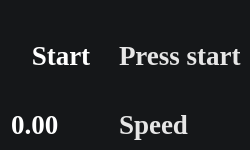
<?xml version="1.0" encoding="UTF-8"?>
<ui version="4.0">
 <class>MainWindow</class>
 <widget class="QMainWindow" name="MainWindow">
  <property name="enabled">
   <bool>true</bool>
  </property>
  <property name="geometry">
   <rect>
    <x>0</x>
    <y>0</y>
    <width>250</width>
    <height>150</height>
   </rect>
  </property>
  <property name="sizePolicy">
   <sizepolicy hsizetype="Minimum" vsizetype="Fixed">
    <horstretch>0</horstretch>
    <verstretch>0</verstretch>
   </sizepolicy>
  </property>
  <property name="minimumSize">
   <size>
    <width>250</width>
    <height>150</height>
   </size>
  </property>
  <property name="maximumSize">
   <size>
    <width>250</width>
    <height>150</height>
   </size>
  </property>
  <property name="windowTitle">
   <string>Clicker</string>
  </property>
  <property name="windowIcon">
   <iconset resource="file.qrc">
    <normaloff>:/Icons/left_click_24dp_FILL0_wght400_GRAD0_opsz24.png</normaloff>:/Icons/left_click_24dp_FILL0_wght400_GRAD0_opsz24.png</iconset>
  </property>
  <property name="styleSheet">
   <string notr="true">QWidget {
    color:white;
    background-color: #151719;
    font-family: 'Times New Roman', Times, serif;
    font-size: 20pt;
    font-weight: 600;
}

QPushButton {
    background-color: transparent;
    border: none;
}

QPushButton:hover {
    background-color: #161a1e;
}

QPushButton:pressed {
    background-color: #1b1116;
}

QDoubleSpinBox {
    background-color: transparent;
    border: none;
}</string>
  </property>
  <widget class="QWidget" name="centralwidget">
   <layout class="QVBoxLayout" name="verticalLayout">
    <item>
     <layout class="QGridLayout" name="Grid">
      <item row="1" column="0">
       <widget class="QPushButton" name="Start">
        <property name="sizePolicy">
         <sizepolicy hsizetype="Minimum" vsizetype="Expanding">
          <horstretch>0</horstretch>
          <verstretch>0</verstretch>
         </sizepolicy>
        </property>
        <property name="font">
         <font>
          <family>Times New Roman</family>
          <pointsize>20</pointsize>
          <fontweight>DemiBold</fontweight>
         </font>
        </property>
        <property name="cursor">
         <cursorShape>PointingHandCursor</cursorShape>
        </property>
        <property name="text">
         <string>Start</string>
        </property>
       </widget>
      </item>
      <item row="3" column="1">
       <widget class="QLabel" name="Speed_info">
        <property name="sizePolicy">
         <sizepolicy hsizetype="Maximum" vsizetype="Maximum">
          <horstretch>0</horstretch>
          <verstretch>0</verstretch>
         </sizepolicy>
        </property>
        <property name="font">
         <font>
          <family>Times New Roman</family>
          <pointsize>20</pointsize>
          <fontweight>DemiBold</fontweight>
         </font>
        </property>
        <property name="styleSheet">
         <string notr="true">color: #E6E6E6</string>
        </property>
        <property name="text">
         <string>Speed</string>
        </property>
       </widget>
      </item>
      <item row="3" column="0">
       <widget class="QDoubleSpinBox" name="Speed_box">
        <property name="sizePolicy">
         <sizepolicy hsizetype="Minimum" vsizetype="Maximum">
          <horstretch>0</horstretch>
          <verstretch>0</verstretch>
         </sizepolicy>
        </property>
        <property name="font">
         <font>
          <family>Times New Roman</family>
          <pointsize>20</pointsize>
          <fontweight>DemiBold</fontweight>
         </font>
        </property>
        <property name="cursor">
         <cursorShape>PointingHandCursor</cursorShape>
        </property>
        <property name="singleStep">
         <double>0.010000000000000</double>
        </property>
        <property name="stepType">
         <enum>QAbstractSpinBox::StepType::DefaultStepType</enum>
        </property>
       </widget>
      </item>
      <item row="1" column="1">
       <widget class="QLabel" name="Main_info">
        <property name="sizePolicy">
         <sizepolicy hsizetype="Maximum" vsizetype="Maximum">
          <horstretch>0</horstretch>
          <verstretch>0</verstretch>
         </sizepolicy>
        </property>
        <property name="font">
         <font>
          <family>Times New Roman</family>
          <pointsize>20</pointsize>
          <fontweight>DemiBold</fontweight>
         </font>
        </property>
        <property name="styleSheet">
         <string notr="true">color: #E6E6E6</string>
        </property>
        <property name="text">
         <string>Press start</string>
        </property>
       </widget>
      </item>
     </layout>
    </item>
   </layout>
  </widget>
 </widget>
 <resources>
  <include location="file.qrc"/>
 </resources>
 <connections/>
</ui>
